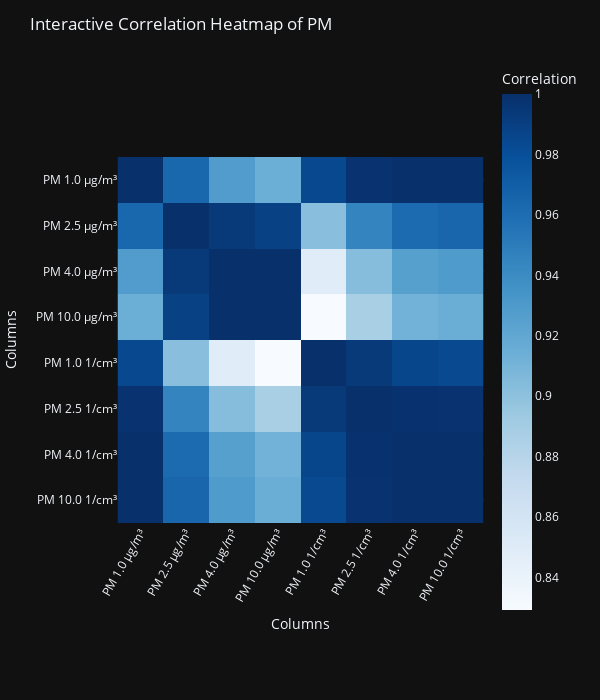

Source (notebook cell):
### Markdown cell above
#### Relationship with particular matter

### Code cell
important_columns = df[PM_list]
# Create a correlation matrix
corr = important_columns.corr()
# Create an interactive heatmap
fig = px.imshow(corr, labels=dict(x="Columns", y="Columns", color="Correlation"),
                x=corr.columns, y=corr.columns, color_continuous_scale='Blues')
# Adjust title
fig.update_layout(title='Interactive Correlation Heatmap of PM', width=600, height=700, xaxis_tickangle=-60)
fig.show()

### Figure 1 — Plotly figure (JSON) as saved in the notebook; plotly's stock layout.template omitted (floating-point values rounded to 4 significant figures)
{"data": [{"coloraxis": "coloraxis", "name": "0", "x": ["PM 1.0 µg/m³", "PM 2.5 µg/m³", "PM 4.0 µg/m³", "PM 10.0 µg/m³", "PM 1.0 1/cm³", "PM 2.5 1/cm³", "PM 4.0 1/cm³", "PM 10.0 1/cm³"], "y": ["PM 1.0 µg/m³", "PM 2.5 µg/m³", "PM 4.0 µg/m³", "PM 10.0 µg/m³", "PM 1.0 1/cm³", "PM 2.5 1/cm³", "PM 4.0 1/cm³", "PM 10.0 1/cm³"], "z": [[1.0, 0.964, 0.9284, 0.9146, 0.9844, 0.998, 1.0, 1.0], [0.964, 1.0, 0.9938, 0.9892, 0.9022, 0.9453, 0.9619, 0.9645], [0.9284, 0.9938, 1.0, 0.9994, 0.8486, 0.9031, 0.9255, 0.9291], [0.9146, 0.9892, 0.9994, 1.0, 0.8293, 0.8873, 0.9115, 0.9154], [0.9844, 0.9022, 0.8486, 0.8293, 1.0, 0.9936, 0.9857, 0.9841], [0.998, 0.9453, 0.9031, 0.8873, 0.9936, 1.0, 0.9985, 0.9979], [1.0, 0.9619, 0.9255, 0.9115, 0.9857, 0.9985, 1.0, 1.0], [1.0, 0.9645, 0.9291, 0.9154, 0.9841, 0.9979, 1.0, 1.0]], "type": "heatmap", "xaxis": "x", "yaxis": "y", "hovertemplate": "Columns: %{x}<br>Columns: %{y}<br>Correlation: %{z}<extra></extra>"}], "layout": {"xaxis": {"anchor": "y", "domain": [0.0, 1.0], "scaleanchor": "y", "constrain": "domain", "title": {"text": "Columns"}, "tickangle": -60}, "yaxis": {"anchor": "x", "domain": [0.0, 1.0], "autorange": "reversed", "constrain": "domain", "title": {"text": "Columns"}}, "coloraxis": {"colorbar": {"title": {"text": "Correlation"}}, "colorscale": [[0.0, "rgb(247,251,255)"], [0.125, "rgb(222,235,247)"], [0.25, "rgb(198,219,239)"], [0.375, "rgb(158,202,225)"], [0.5, "rgb(107,174,214)"], [0.625, "rgb(66,146,198)"], [0.75, "rgb(33,113,181)"], [0.875, "rgb(8,81,156)"], [1.0, "rgb(8,48,107)"]]}, "margin": {"t": 60}, "title": {"text": "Interactive Correlation Heatmap of PM"}, "width": 600, "height": 700}}
